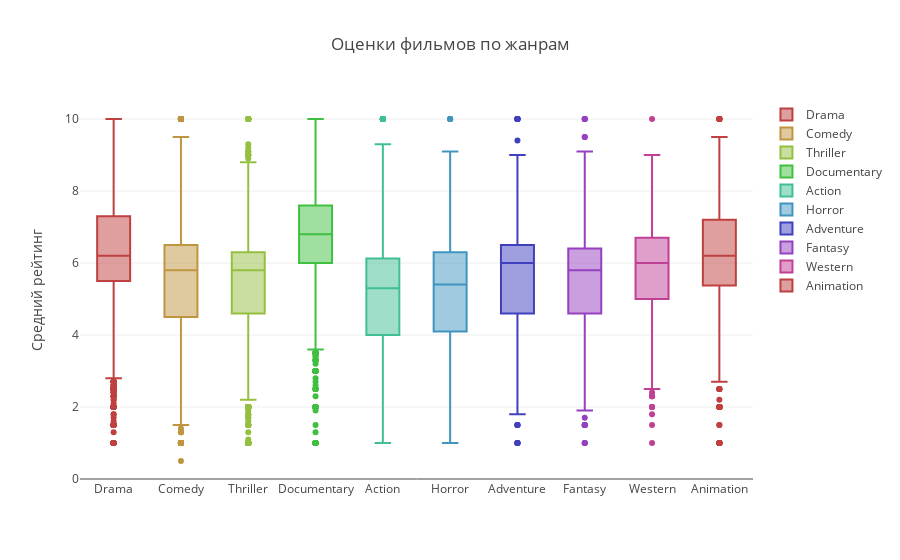

The code cell stored with this chart in its notebook:
### Code cell
def parse_list(lst_str):
    return filter(lambda y: y != '', 
                  map(lambda x: x.strip(), 
                      re.sub(r'[\[\]]', '', lst_str).split(',')))

df['genre'] = df['genre'].fillna('[]')
genre_data = []
for record in df.to_dict(orient = 'records'):
    genre_lst = parse_list(record['genre'])
    for genre in genre_lst:
        copy = record.copy()
        copy['genre'] = genre
        # copy['weight'] = 1./len(genre_lst)
        genre_data.append(copy)

genre_df = pd.DataFrame.from_dict(genre_data)

# сформируем список жанров
top_genres = genre_df.groupby('genre')[['filmtv_id']].count()\
    .sort_values('filmtv_id', ascending = False)\
    .head(10).index.values.tolist()

N = float(len(top_genres))

# cгенерируем цвета для визуализации
c = ['hsl('+str(h)+',50%'+',50%)' for h in np.linspace(0, 360, N)]

data = [{
    'y': genre_df[genre_df.genre == top_genres[i]].avg_vote, 
    'type':'box',
    'marker':{'color': c[i]},
    'name': top_genres[i]
    } for i in range(len(top_genres))]

layout = go.Layout(
    title='Оценки фильмов по жанрам',
    yaxis = {'title': 'Средний рейтинг'}
)   

fig = go.Figure(data = data, layout = layout)
iplot(fig)

### Figure 1 — Plotly figure (JSON) as saved in the notebook; plotly's stock layout.template omitted (floating-point values rounded to 4 significant figures; data arrays with more than 128 entries replaced by an {"elided": "..."} marker saying what was removed)
{"data": [{"marker": {"color": "hsl(0.0,50%,50%)"}, "name": "Drama", "type": "box", "uid": "e2bc688f-0558-4306-9fa6-c8eed6a32f9f", "y": {"elided": "15833 float values"}}, {"marker": {"color": "hsl(40.0,50%,50%)"}, "name": "Comedy", "type": "box", "uid": "69bd8ad8-3c65-42fe-8620-addbe221a0e4", "y": {"elided": "11569 float values"}}, {"marker": {"color": "hsl(80.0,50%,50%)"}, "name": "Thriller", "type": "box", "uid": "ccf2972f-caa1-4424-acc5-752eb3488a13", "y": {"elided": "4851 float values"}}, {"marker": {"color": "hsl(120.0,50%,50%)"}, "name": "Documentary", "type": "box", "uid": "4dd520b6-0bcb-49d7-b126-e4ccc25068fa", "y": {"elided": "3138 float values"}}, {"marker": {"color": "hsl(160.0,50%,50%)"}, "name": "Action", "type": "box", "uid": "ff7b4640-39e3-4a55-96d4-bf08b31a388c", "y": {"elided": "2857 float values"}}, {"marker": {"color": "hsl(200.0,50%,50%)"}, "name": "Horror", "type": "box", "uid": "40ce1bb3-3f2a-411e-be69-2e673bc2fdaa", "y": {"elided": "2506 float values"}}, {"marker": {"color": "hsl(240.0,50%,50%)"}, "name": "Adventure", "type": "box", "uid": "c24363d2-a5ec-49a0-b1d8-4ee7e60a4b11", "y": {"elided": "2173 float values"}}, {"marker": {"color": "hsl(280.0,50%,50%)"}, "name": "Fantasy", "type": "box", "uid": "923eabd7-60aa-43e7-8520-0b31e9b0c524", "y": {"elided": "1603 float values"}}, {"marker": {"color": "hsl(320.0,50%,50%)"}, "name": "Western", "type": "box", "uid": "bfa5d2e1-c29d-4831-9570-fabd2fed4e24", "y": {"elided": "1342 float values"}}, {"marker": {"color": "hsl(360.0,50%,50%)"}, "name": "Animation", "type": "box", "uid": "cabb14d7-280c-4827-944a-6b168c1cf78a", "y": {"elided": "1205 float values"}}], "layout": {"title": {"text": "Оценки фильмов по жанрам"}, "yaxis": {"title": {"text": "Средний рейтинг"}}}}
